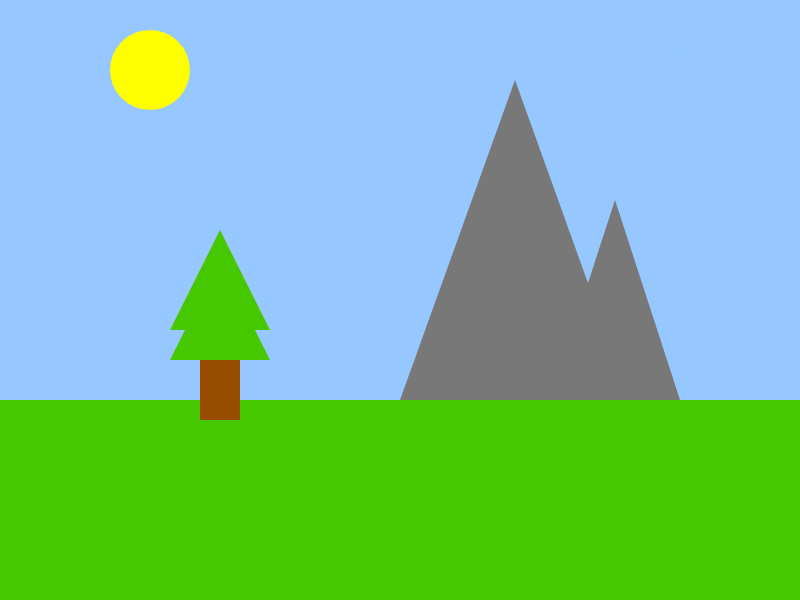
Frame 1 (no input)
Frame 60 (no input): identical to frame 1, image omitted
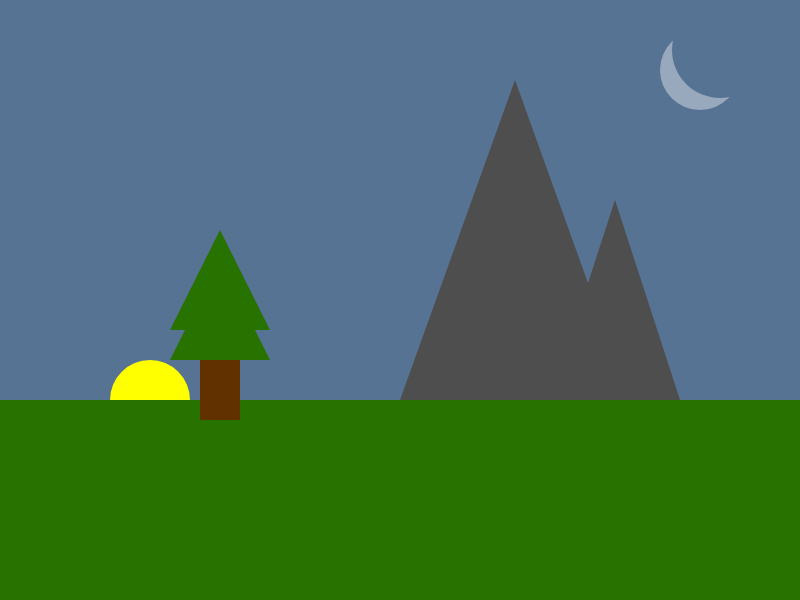
Frame 120 (the mouse pressed at the canvas centre since frame 60)

The p5.js sketch that drew these frames (run headless with seeded random() and noise() and a simulated clock; from frame 60 on, the mouse is pressed at the canvas centre):

// p5.js sketch
// ── sketch.js
var groundHeight;
var mountain1;
var mountain2;

var tree;

var moon;
var sun;
var darkness;
var darkness2;
var darkness3;

let dynamicNumerator;
let staticDenominator;
let increasingAlpha;
let decreasingAlpha;

function setup()
{
	createCanvas(800, 600);
	//set the groundHeight proportional to the canvas size
	groundHeight = (height / 3) * 2;

	//initalise the mountain objects with properties to help draw them to the canvas
	mountain1 = {
		x: 400,
		y: groundHeight,
		height: 320,
		width: 230
	};
	mountain2 = {
		x: 550,
		y: groundHeight,
		height: 200,
		width: 130
	};

	//initalise the tree object
	tree = {
		x: 150,
		y: groundHeight + 20,
		trunkWidth: 40,
		trunkHeight: 150,
		canopyWidth: 120,
		canopyHeight: 100
	};

    //initalise the sun 
	sun = {
		x: 150,
		y: 70,
		diameter: 80,
	};
    
    //TASK: intialise a moon object with an extra property for brightness
	moon = {
		x: 700,
		y: 70,
		diameter: 80,
	}


	//set the initial darkness
	darkness = 0;

}



function draw()
{
	//TASK: update the values for the moons brightness, the sun's position and the darkness.
	//You can either map this to the mouse's location (i.e. the futher left the mouse is the more daylight) or you can just change the values gradually over time.

	dynamicNumerator = mouseX - sun.x;
	staticDenominator = width - sun.x;
	increasingAlpha = constrain(
		255 * (dynamicNumerator / staticDenominator),
		0,
		255
	);
	darkness = constrain(1 - (increasingAlpha / 255) * 1.1, 0.15, 1);
	darkness2 = constrain(1 - (increasingAlpha / 255) * 0.9, 0.25, 1);


	//draw the sky
	background(150 * darkness, 200 * darkness, 255 * darkness);
	noStroke();

	//draw the sun
	fill(255, 255, 0);
	ellipse(
		sun.x,
		constrain(mouseX, sun.y, height),
		sun.diameter
	);
    
    //TASK: you'll need to draw the moon too. Make sure you use brightness to adjust the colour
	fill(
		255,
		255,
		255,
		increasingAlpha
	);
	ellipse(
		moon.x,
		moon.y,
		moon.diameter
	);
	fill(150 * darkness, 200 * darkness, 255 * darkness);
	ellipse(
		moon.x + 20,
		moon.y - 20,
		moon.diameter * 1.2
	);

	//draw the ground and make it green
	fill(70 * darkness, 200 * darkness, 0 * darkness);
	rect(0, groundHeight, width, height - groundHeight);

	//draw the mountains
	fill(120 * darkness2);
	triangle(mountain1.x, mountain1.y,
		mountain1.x + mountain1.width, mountain1.y,
		mountain1.x + (mountain1.width / 2), mountain1.y - mountain1.height);

	triangle(mountain2.x, mountain2.y,
		mountain2.x + mountain2.width, mountain2.y,
		mountain2.x + (mountain2.width / 2), mountain2.y - mountain2.height);
    
    //TASK: You can draw the tree yourself
    fill(150 * darkness2, 75 * darkness2, 0 * darkness2);
		rect(200, 300, 40, 120);
		fill(70 * darkness, 200 * darkness, 0 * darkness);
		triangle(170, 360, 220, 260, 270, 360);
		triangle(170, 330, 220, 230, 270, 330);

	//TASK: make the scene dark by drawing a rectangle that covers the whole canvas.
	//Use the alpha value of fill to determine how dark to make it



}
